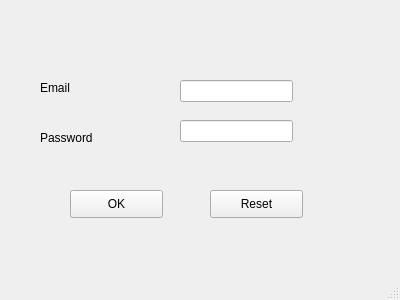
<?xml version="1.0" encoding="UTF-8"?>
<ui version="4.0">
 <class>MainWindow</class>
 <widget class="QMainWindow" name="MainWindow">
  <property name="geometry">
   <rect>
    <x>0</x>
    <y>0</y>
    <width>400</width>
    <height>300</height>
   </rect>
  </property>
  <property name="windowTitle">
   <string>MainWindow</string>
  </property>
  <widget class="QWidget" name="centralwidget">
   <widget class="QPushButton" name="pushButton">
    <property name="geometry">
     <rect>
      <x>70</x>
      <y>190</y>
      <width>93</width>
      <height>28</height>
     </rect>
    </property>
    <property name="text">
     <string>OK</string>
    </property>
    <property name="checkable">
     <bool>false</bool>
    </property>
   </widget>
   <widget class="QPushButton" name="pushButton_2">
    <property name="geometry">
     <rect>
      <x>210</x>
      <y>190</y>
      <width>93</width>
      <height>28</height>
     </rect>
    </property>
    <property name="text">
     <string>Reset</string>
    </property>
   </widget>
   <widget class="QLineEdit" name="lineEdit">
    <property name="geometry">
     <rect>
      <x>180</x>
      <y>80</y>
      <width>113</width>
      <height>22</height>
     </rect>
    </property>
    <property name="text">
     <string/>
    </property>
   </widget>
   <widget class="QLineEdit" name="lineEdit_2">
    <property name="geometry">
     <rect>
      <x>180</x>
      <y>120</y>
      <width>113</width>
      <height>22</height>
     </rect>
    </property>
    <property name="text">
     <string/>
    </property>
    <property name="echoMode">
     <enum>QLineEdit::Password</enum>
    </property>
   </widget>
   <widget class="QLabel" name="label">
    <property name="geometry">
     <rect>
      <x>40</x>
      <y>80</y>
      <width>55</width>
      <height>16</height>
     </rect>
    </property>
    <property name="text">
     <string>Email</string>
    </property>
   </widget>
   <widget class="QLabel" name="label_2">
    <property name="geometry">
     <rect>
      <x>40</x>
      <y>130</y>
      <width>55</width>
      <height>16</height>
     </rect>
    </property>
    <property name="text">
     <string>Password</string>
    </property>
   </widget>
  </widget>
  <widget class="QMenuBar" name="menubar">
   <property name="geometry">
    <rect>
     <x>0</x>
     <y>0</y>
     <width>400</width>
     <height>26</height>
    </rect>
   </property>
  </widget>
  <widget class="QStatusBar" name="statusbar"/>
 </widget>
 <resources/>
 <connections>
  <connection>
   <sender>pushButton_2</sender>
   <signal>clicked()</signal>
   <receiver>lineEdit</receiver>
   <slot>clear()</slot>
   <hints>
    <hint type="sourcelabel">
     <x>277</x>
     <y>228</y>
    </hint>
    <hint type="destinationlabel">
     <x>271</x>
     <y>116</y>
    </hint>
   </hints>
  </connection>
  <connection>
   <sender>pushButton_2</sender>
   <signal>clicked()</signal>
   <receiver>lineEdit_2</receiver>
   <slot>clear()</slot>
   <hints>
    <hint type="sourcelabel">
     <x>237</x>
     <y>230</y>
    </hint>
    <hint type="destinationlabel">
     <x>236</x>
     <y>152</y>
    </hint>
   </hints>
  </connection>
 </connections>
</ui>
